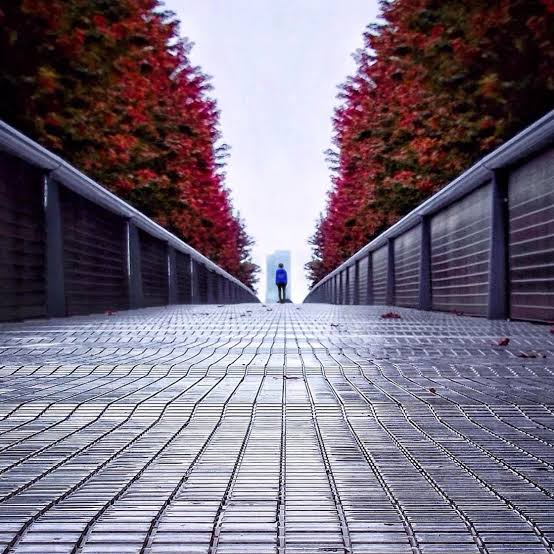
#> input picture data/raw/Bridge_And_Trees.jpeg, 554 x 554 px
$ python perspective.py ../../data/raw/Bridge_And_Trees.jpeg
#> lines starting #> are read from the running program, lines starting #| are printed output that depends on the picture; after the words box and inside, x2 and y2 are one past the last pixel; in counts of white or black regions, pixels touching at a corner belong together

"""
src/analyzers/perspective.py

Perspective Analysis Module (V1.1)

Inspired by:
Hany Farid - Photo Forensics:
Perspective, Vanishing Points, and Projective Geometry

Changes from V1:
- Adaptive (median-based) Canny thresholds instead of fixed values,
  so the same analyzer behaves sensibly on both a dark high-contrast
  skyscraper and a bright low-contrast landscape.
- min_line_length / max_line_gap scaled to image diagonal instead of
  fixd pixel counts.
- Duplicate/near-collinear line merging before scoring, so one real
  edge doesn't get counted as 5-10 separate "lines".
- RANSAC-lite vanishing point estimation: picks the intersection with
  the most inlier lines, reports a confidence score, instead of a
  plain unweighted median centroid.
- Scene gating: if detected lines are short/numerous/texture-like
  (grass, foliage, gravel) rather than long structural edges, the
  module reports "not applicable" instead of forcing a fake score.
- Human-readable perspective_interpretation string.

Still left for V2:
- Full Manhattan-world orthogonal VP recovery
- Camera calibration recovery
- DBSCAN/MeanShift clustering (currently: angle-bucket + RANSAC)
"""

import cv2
import numpy as np
import matplotlib.pyplot as plt
from itertools import combinations


class PerspectiveAnalyzer:

    def __init__(
        self,
        hough_threshold=80,
        angle_threshold=10,
        ransac_iterations=300,
        ransac_inlier_px=6,
        min_lines_for_analysis=6,
        texture_line_density_limit=0.006,
    ):
        self.hough_threshold = hough_threshold
        self.angle_threshold = angle_threshold

        self.ransac_iterations = ransac_iterations
        self.ransac_inlier_px = ransac_inlier_px

        self.min_lines_for_analysis = min_lines_for_analysis
        # lines-per-pixel above which we suspect texture noise
        # rather than real structural edges (tunable)
        self.texture_line_density_limit = texture_line_density_limit

    # =====================================================
    # IMAGE PROCESSING
    # =====================================================

    def load_image(self, image_path):
        image = cv2.imread(image_path)
        if image is None:
            raise FileNotFoundError(image_path)
        return image

    def preprocess(self, image):
        gray = cv2.cvtColor(image, cv2.COLOR_BGR2GRAY)
        blur = cv2.GaussianBlur(gray, (5, 5), 0)
        return blur

    def auto_canny(self, image):
        """
        Otsu-based adaptive Canny thresholding. Plain median-based
        auto-thresholding (Zhu et al.) breaks down on images with a
        skewed brightness histogram -- e.g. a night skyscraper shot
        that's mostly near-black background -- because the median
        sits near zero and drags both thresholds down, flooding the
        result with noise edges. Otsu's threshold on the intensity
        histogram is more robust to that skew.
        """
        high, _ = cv2.threshold(image, 0, 255, cv2.THRESH_BINARY + cv2.THRESH_OTSU)
        low = 0.5 * high
        return cv2.Canny(image, low, high)

    def detect_edges(self, image):
        return self.auto_canny(image)

    def detect_lines(self, edges, image_shape):
        h, w = image_shape[:2]
        diag = np.hypot(h, w)

        # scale requirements to image size instead of fixed pixels.
        # 0.03 was too permissive -- let through short texture/noise
        # segments that a fixed min_line_length=100 used to filter out.
        min_line_length = max(40, int(diag * 0.07))
        max_line_gap = max(5, int(diag * 0.01))

        lines = cv2.HoughLinesP(
            edges,
            rho=1,
            theta=np.pi / 180,
            threshold=self.hough_threshold,
            minLineLength=min_line_length,
            maxLineGap=max_line_gap
        )

        if lines is None:
            return np.empty((0, 4), dtype=int)

        # Different OpenCV builds have been observed to return
        # HoughLinesP output as (N, 1, 4) vs (N, 4) vs even (N,).
        # Reshaping explicitly to (-1, 4) is robust to all of them,
        # whereas lines[:, 0] silently produces garbage (e.g. just
        # the x1 column) if the array wasn't 3D to begin with.
        lines = np.asarray(lines).reshape(-1, 4)
        return lines

    # =====================================================
    # LINE DEDUPLICATION
    # =====================================================

    def merge_duplicate_lines(self, lines, angle_tol=3.0, offset_tol=None, image_diag=None):
        if offset_tol is None:
            # scale to image size; fixed 15px is too tight on a 4K
            # image and too loose on a small crop
            offset_tol = max(10.0, (image_diag or 1000) * 0.015)
        """
        Collapses near-collinear, nearby line segments (typically
        multiple Hough detections along the same real edge) into a
        single representative line. Without this, a single window
        edge on a skyscraper can register as 5-10 separate "lines"
        and quietly dominate the scoring.
        """
        if len(lines) == 0:
            return lines

        used = np.zeros(len(lines), dtype=bool)
        merged = []

        angles = np.array([self.line_angle(l) for l in lines])
        midpoints = np.array([
            ((l[0] + l[2]) / 2.0, (l[1] + l[3]) / 2.0) for l in lines
        ])

        for i in range(len(lines)):
            if used[i]:
                continue

            group = [i]
            used[i] = True

            for j in range(i + 1, len(lines)):
                if used[j]:
                    continue

                angle_diff = min(
                    abs(angles[i] - angles[j]),
                    180 - abs(angles[i] - angles[j])
                )
                offset = np.linalg.norm(midpoints[i] - midpoints[j])

                if angle_diff < angle_tol and offset < offset_tol:
                    group.append(j)
                    used[j] = True

            # keep the longest segment in the group as representative
            group_lines = lines[group]
            lengths = np.hypot(
                group_lines[:, 2] - group_lines[:, 0],
                group_lines[:, 3] - group_lines[:, 1]
            )
            best = group_lines[np.argmax(lengths)]
            merged.append(best)

        return np.array(merged)

    # =====================================================
    # PROJECTIVE GEOMETRY
    # =====================================================

    def line_to_homogeneous(self, line):
        x1, y1, x2, y2 = line
        p1 = np.array([x1, y1, 1])
        p2 = np.array([x2, y2, 1])
        return np.cross(p1, p2)

    def line_angle(self, line):
        x1, y1, x2, y2 = line
        angle = np.degrees(np.arctan2(y2 - y1, x2 - x1))
        return angle % 180

    def intersection(self, l1, l2):
        point = np.cross(l1, l2)
        if abs(point[2]) < 1e-8:
            return None
        return (point[0] / point[2], point[1] / point[2])

    def point_line_distance(self, point, hom_line):
        """Perpendicular distance from a point to a homogeneous line."""
        a, b, c = hom_line
        norm = np.hypot(a, b)
        if norm < 1e-8:
            return np.inf
        x, y = point
        return abs(a * x + b * y + c) / norm

    # =====================================================
    # VANISHING POINT ESTIMATION (sequential multi-VP RANSAC)
    # =====================================================
    #
    # NOTE: earlier versions grouped lines by 2D image-angle first,
    # then searched for a vanishing point within each angle group.
    # That's wrong for converging-line scenes (railway tracks, a
    # symmetric walkway, etc.): the left and right rails have very
    # DIFFERENT image-space angles -- they only agree in that they
    # meet at the same point far away. Angle-bucketing split them
    # into separate groups and never tested them against each other,
    # so the real dominant vanishing point was never found; small
    # same-angle pairs instead produced trivial, meaningless "100%
    # confidence" 2-line groups. Real vanishing point detection has
    # to search across ALL lines regardless of angle.

    def _single_ransac_vp(self, homogeneous_lines, indices, lengths):
        """
        One RANSAC pass: sample line pairs from the given indices,
        take their intersection as a candidate VP, and keep the
        candidate whose inlier lines have the most total PIXEL LENGTH
        (not just the most inlier lines). A handful of long, clean
        structural edges (rails, roofline) should outweigh a cluster
        of short fragmented ones (tree branches, gravel texture) that
        happen to pass near a point by coincidence.
        """
        n = len(indices)
        if n < 2:
            return None, []

        pairs = list(combinations(indices, 2))
        rng = np.random.default_rng(42)
        if len(pairs) > self.ransac_iterations:
            idx = rng.choice(len(pairs), self.ransac_iterations, replace=False)
            pairs = [pairs[i] for i in idx]

        best_point = None
        best_inliers = []
        best_length = -1.0

        for i, j in pairs:
            pt = self.intersection(homogeneous_lines[i], homogeneous_lines[j])
            if pt is None:
                continue

            inliers = [
                k for k in indices
                if self.point_line_distance(pt, homogeneous_lines[k]) < self.ransac_inlier_px
            ]

            total_len = sum(lengths[k] for k in inliers)

            if total_len > best_length:
                best_length = total_len
                best_inliers = inliers
                best_point = pt

        return best_point, best_inliers

    def find_vanishing_points(self, lines, max_vps=5, min_inliers=8):
        """
        Sequentially finds up to max_vps dominant vanishing points
        across the full line set (single-point, two-point, and
        three-point perspective scenes all fall out of this the same
        way). After each VP is found, its inlier lines are removed
        before searching for the next one, so a second real vanishing
        direction (e.g. the other axis on a building facade) doesn't
        get masked by the first.
        """
        if len(lines) < 2:
            return [], np.array([])

        homogeneous_lines = [self.line_to_homogeneous(l) for l in lines]
        lengths = np.hypot(
            lines[:, 2].astype(float) - lines[:, 0],
            lines[:, 3].astype(float) - lines[:, 1]
        )
        remaining = list(range(len(homogeneous_lines)))

        vps = []

        for _ in range(max_vps):
            if len(remaining) < 2:
                break

            point, inlier_idx = self._single_ransac_vp(homogeneous_lines, remaining, lengths)

            if point is None or len(inlier_idx) < min_inliers:
                break

            vps.append({
                "point": point,
                "confidence": len(inlier_idx) / len(remaining),
                "inliers": len(inlier_idx),
                "inlier_length": float(sum(lengths[k] for k in inlier_idx)),
                "total_intersections": len(remaining),
                "line_indices": inlier_idx,
            })

            remaining = [i for i in remaining if i not in set(inlier_idx)]

        return vps, lengths

    # =====================================================
    # SCORING
    # =====================================================

    def perspective_score(self, vps, lengths):
        """
        Length-weighted coverage score: what fraction of total detected
        EDGE LENGTH (not just line count) is explained by the dominant
        vanishing point(s). A photo can have hundreds of short edges
        from tree branches or gravel texture that never converge to
        anything -- those shouldn't dilute the score the way they
        would under a plain line-count ratio. A few long, cleanly
        converging structural lines (rails, roofline, facade edges)
        should carry the weight they visually deserve.
        """
        total_length = float(np.sum(lengths)) if len(lengths) else 0.0
        if total_length == 0 or len(vps) == 0:
            return 0.0

        covered_length = sum(vp["inlier_length"] for vp in vps)
        score = covered_length / total_length
        return round(float(min(score, 1.0)), 3)

    def interpret_score(self, score, applicable, num_vps):
        if not applicable:
            return "Not applicable (scene lacks structural line geometry)"
        if num_vps == 0:
            return "Inconsistent (no reliable vanishing point found)"
        if score >= 0.5:
            return "Consistent (lines converge to confident vanishing point(s))"
        if score >= 0.25:
            return "Mixed (partial convergence; substantial unexplained structure)"
        return "Inconsistent (little reliable perspective convergence detected)"

    # =====================================================
    # VISUALIZATION
    # =====================================================

    def draw_lines(self, image, lines):
        output = image.copy()
        for line in lines:
            x1, y1, x2, y2 = line
            cv2.line(output, (int(x1), int(y1)), (int(x2), int(y2)), (0, 255, 0), 2)
        return output

    def draw_vp_groups(self, image, lines, vps):
        """Colors each vanishing point's inlier lines distinctly."""
        output = image.copy()
        colors = [
            (255, 0, 0), (0, 255, 0), (0, 0, 255), (255, 255, 0),
            (255, 0, 255), (0, 255, 255), (128, 0, 255), (255, 128, 0),
        ]
        for vi, vp in enumerate(vps):
            color = colors[vi % len(colors)]
            for idx in vp["line_indices"]:
                x1, y1, x2, y2 = lines[idx]
                cv2.line(output, (int(x1), int(y1)), (int(x2), int(y2)), color, 2)
        return output

    def draw_vanishing_points(self, image, vps):
        output = image.copy()
        for vp in vps:
            if vp is None:
                continue
            x, y = map(int, vp["point"])
            h, w = image.shape[:2]
            if -w < x < 2 * w and -h < y < 2 * h:
                cv2.circle(output, (x, y), 10, (255, 0, 0), -1)
        return output

    # =====================================================
    # MAIN PIPELINE
    # =====================================================

    def analyze(self, image_path):
#> called with image_path = '../../data/raw/Bridge_And_Trees.jpeg'
        image = self.load_image(image_path)
#> in load_image, image is the input picture: shape (554, 554, 3); mean B, G, R 125.8, 110.2, 120.3
        h, w = image.shape[:2]

        processed = self.preprocess(image)
#> in preprocess, `gray = cv2.cvtColor(image, cv2.COLOR_BGR2GRAY)`:
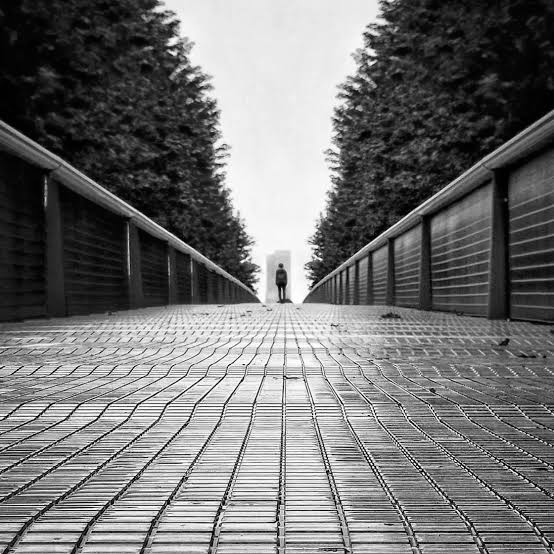
#> gray: shape (554, 554); min 0, max 255, mean 115
#> in preprocess, `blur = cv2.GaussianBlur(gray, (5, 5), 0)`:
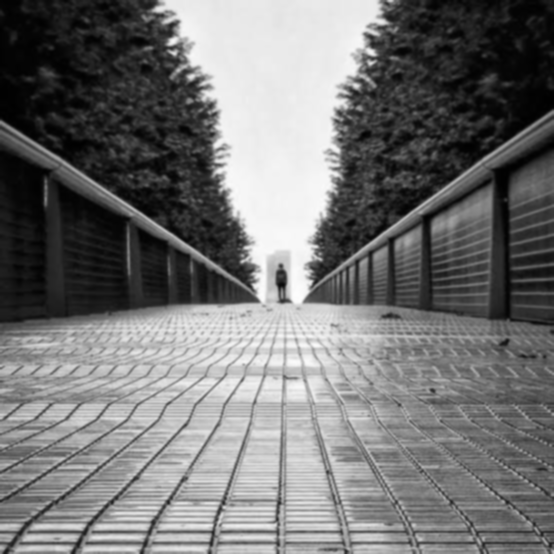
#> blur: shape (554, 554); min 0, max 253, mean 115
        edges = self.detect_edges(processed)
#> in auto_canny, `high, _ = cv2.threshold(image, 0, 255, cv2.THRESH_BINARY + cv2.THRESH_..`: high = 119
#> in auto_canny, `low = 0.5 * high`: low = 59.5
#> in auto_canny, `return cv2.Canny(image, low, high)`:
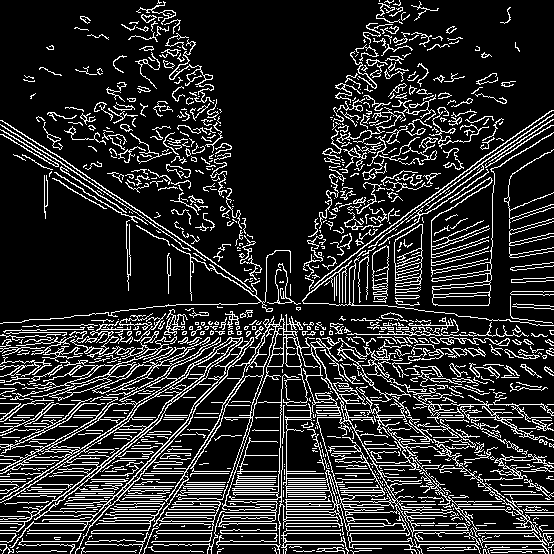
#> returned value: shape (554, 554); 16.8% white in thin lines or dots
        raw_lines = self.detect_lines(edges, image.shape)
#> in detect_lines, `lines = cv2.HoughLinesP( edges, rho=1, theta=np.pi / 180, threshold=se..`: lines = 198 rows, first 6: [3, 417, 411, 417], [0, 533, 553, 533], [136, 541, 553, 541], [37, 544, 553, 544], [0, 530, 553, 530], [100, 501, 553, 501]
#> raw_lines has the same summary as lines in detect_lines
        diag = float(np.hypot(h, w))
        lines = self.merge_duplicate_lines(raw_lines, image_diag=diag)
#> in merge_duplicate_lines, `angles = np.array([self.line_angle(l) for l in lines])`: angles = 198 values, max 179.5 at index 23, min 0 at index 0, mean 77.18
#> in merge_duplicate_lines, `midpoints = np.array([ ((l[0] + l[2]) / 2.0, (l[1] + l[3]) / 2.0) for ..`: midpoints = 198 pairs, first value 28 to 516, second value 36.5 to 551
#> the loop in merge_duplicate_lines, `for i in range(len(lines)):` made 198 passes
#> (lengths, best) on passes 1, 3, 4: ([408], [3, 417, 411, 417]), ([417], [136, 541, 553, 541]), ([516], [37, 544, 553, 544])
#> after the loop in merge_duplicate_lines, `for i in range(len(lines)):`: merged = 158 items, first 6: [3, 417, 411, 417], [0, 533, 553, 533], [136, 541, 553, 541], [37, 544, 553, 544], [100, 501, 553, 501], [389, 504, 491, 504]
#> lines = 158 rows, first 6: [3, 417, 411, 417], [0, 533, 553, 533], [136, 541, 553, 541], [37, 544, 553, 544], [100, 501, 553, 501], [389, 504, 491, 504]

        line_density = len(lines) / (h * w)
#> line_density = 0.000515
        applicable = len(lines) >= self.min_lines_for_analysis and \
            line_density < self.texture_line_density_limit
#> applicable = True

        if applicable:
            vps, lengths = self.find_vanishing_points(
                lines,
                min_inliers=max(5, int(len(lines) * 0.02))
            )
#> in find_vanishing_points, `homogeneous_lines = [self.line_to_homogeneous(l) for l in lines]`: homogeneous_lines = 158 items, first 6: [0, 408, -170136], [0, 553, -294749], [0, 417, -225597], [0, 516, -280704], [0, 453, -226953], [0, 102, -51408]
#> in find_vanishing_points, `lengths = np.hypot( lines[:, 2].astype(float) - lines[:, 0], lines[:, ..`: lengths = 158 values, max 553 at index 1, min 54.01 at index 131, mean 113.8
#> in find_vanishing_points, `remaining = list(range(len(homogeneous_lines)))`: remaining = 158 values from 0 to 157
#> the loop in find_vanishing_points, `for _ in range(max_vps):` made 5 passes
#> (n in _single_ransac_vp, point) on passes 1 to 2: (158, (283.4, 302.5)), (113, [-1785185, -3240410, -9439])
        else:
            vps, lengths = [], np.array([])

        score = self.perspective_score(vps, lengths) if applicable else 0.0
        interpretation = self.interpret_score(score, applicable, len(vps))

        line_image = self.draw_lines(image, lines)
#> the loop in draw_lines, `for line in lines:` made 158 passes
#> after the loop in draw_lines, `for line in lines:`:
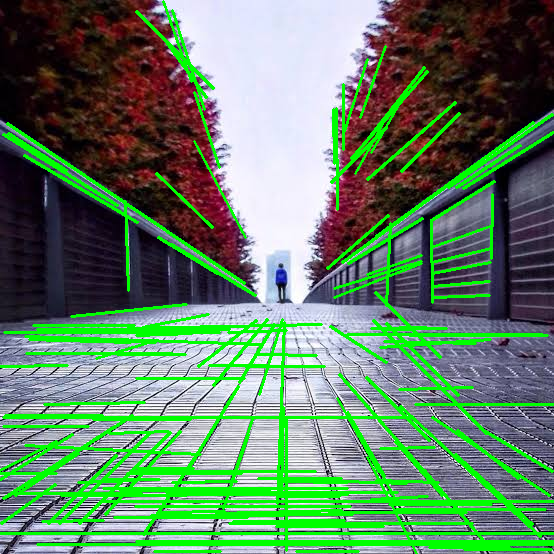
#> output: shape (554, 554, 3); 16.1% of pixels changed, all inside (x1, y1, x2, y2) = (0, 0, 554, 554)
        group_image = self.draw_vp_groups(image, lines, vps) if vps else image.copy()
#> the loop in draw_vp_groups, `for vi, vp in enumerate(vps):` made 5 passes
#> after the loop in draw_vp_groups, `for vi, vp in enumerate(vps):`:
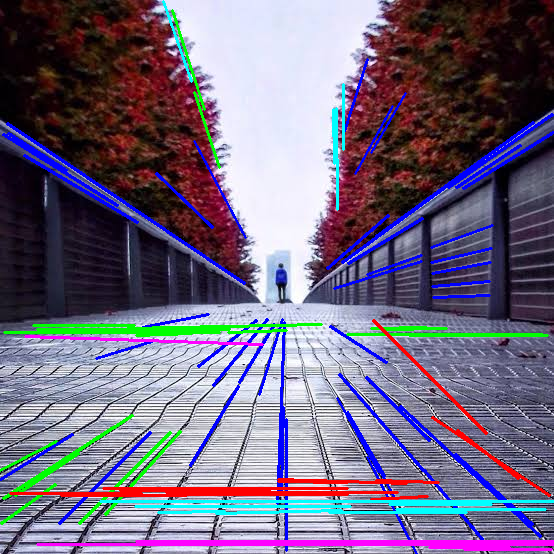
#> output: shape (554, 554, 3); 10.36% of pixels changed, all inside (x1, y1, x2, y2) = (0, 0, 554, 554)
        vp_image = self.draw_vanishing_points(group_image, vps)
#> the loop in draw_vanishing_points, `for vp in vps:` made 5 passes
#> (the rest of the program and of its run is left out)
